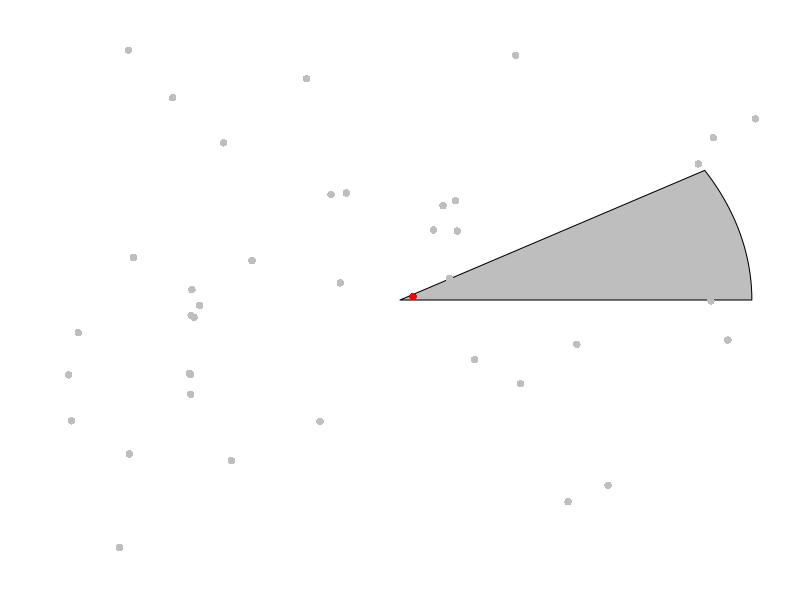
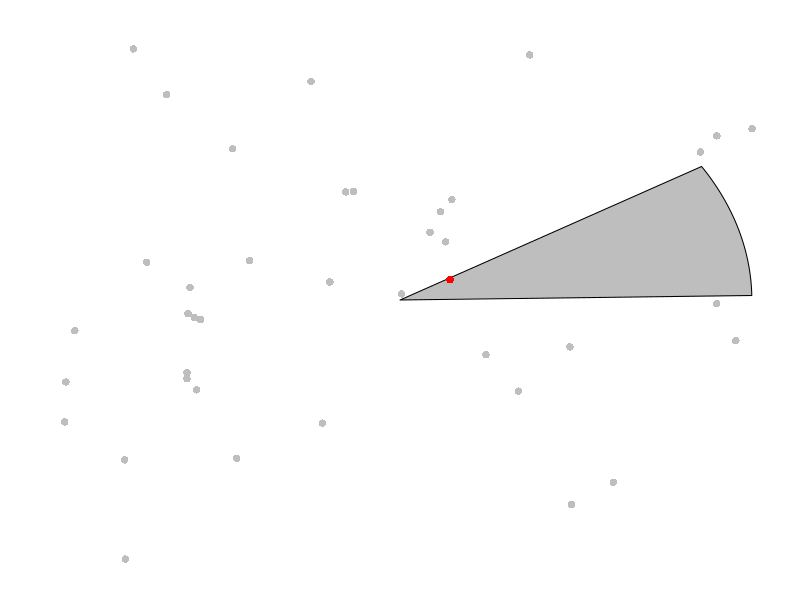
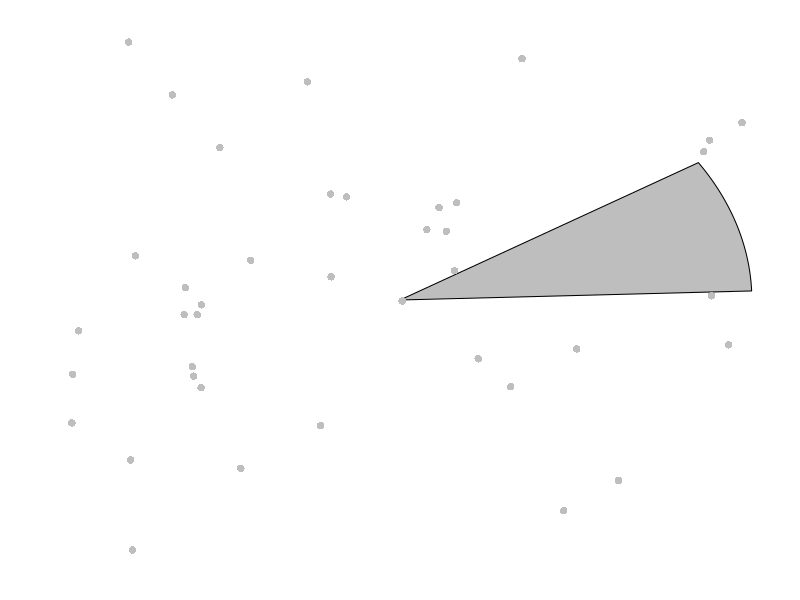
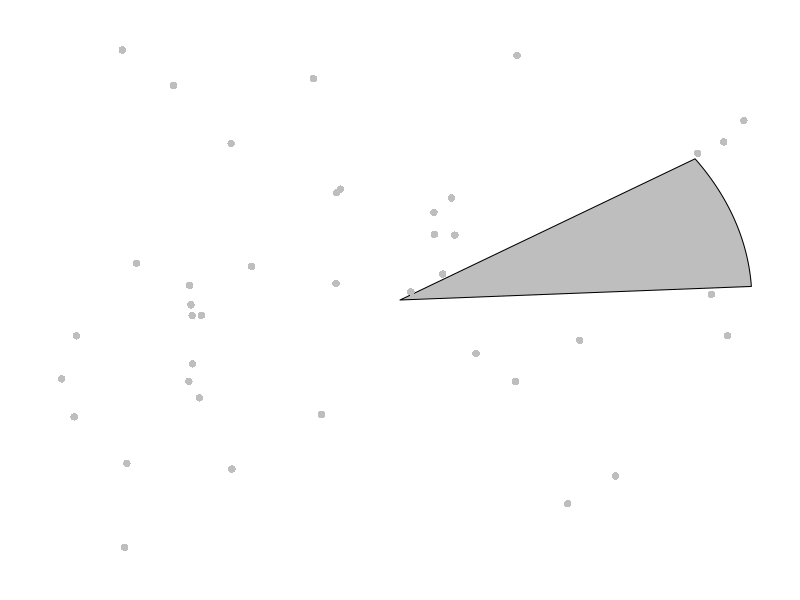
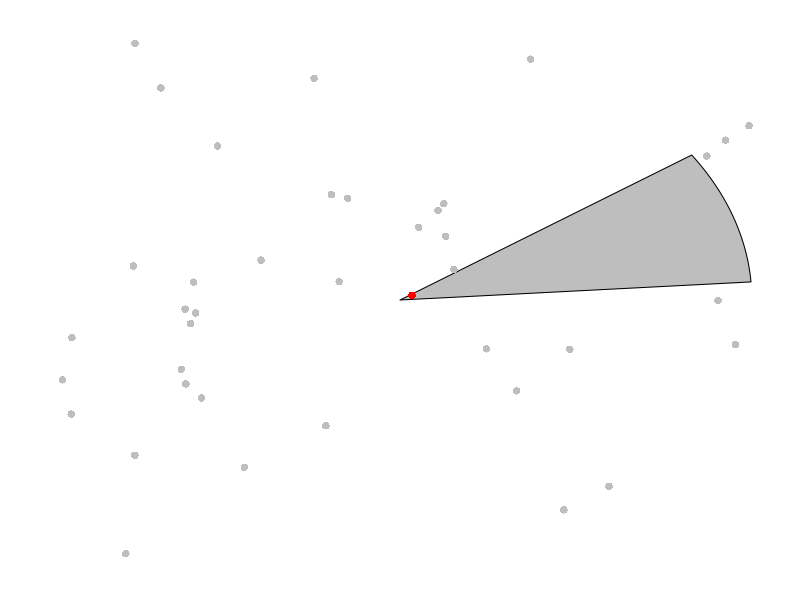
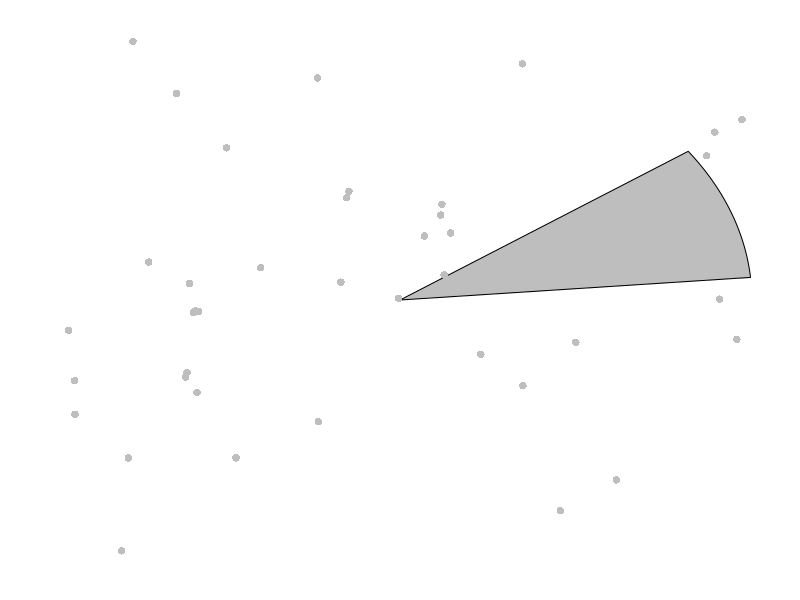
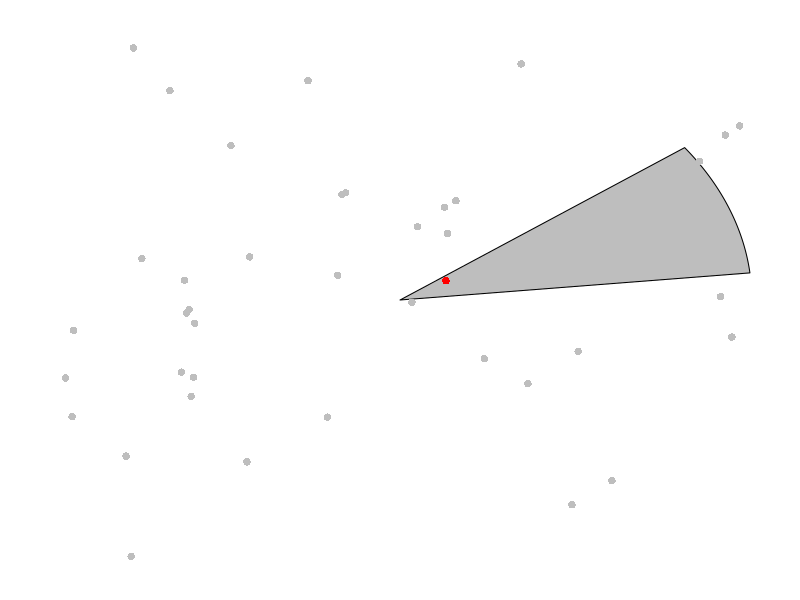
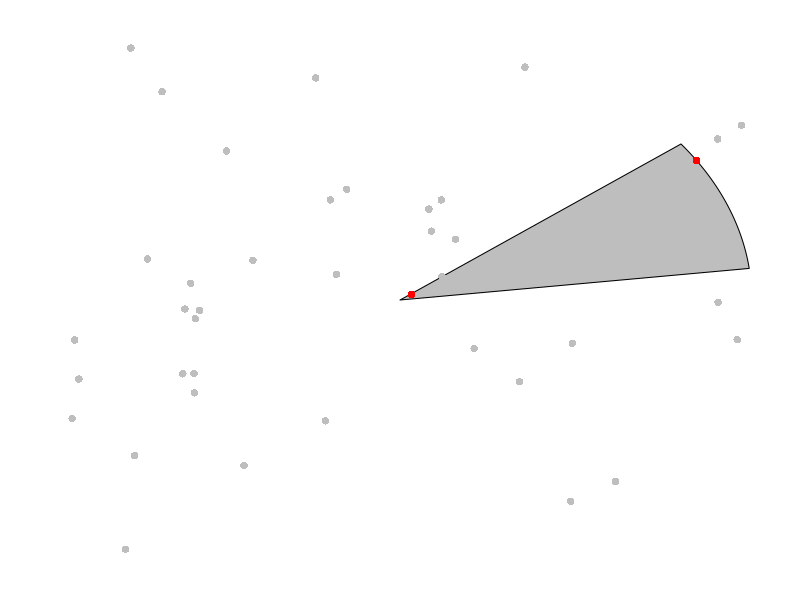

R code for these plots, in order:
## ---- chunk 1
suppressWarnings(suppressPackageStartupMessages(library(circlize)))
## ---- chunk 2
library(circlize)
circular_scan = function(theta, width, r, x, y) {
    theta1 = theta %% 360  # enforce theta in [0, 360)
    theta2 = (theta + width) %% 360
    theta_p = circlize:::as.degree(atan(y/x)) # ranging [-90, 90]
    theta_p = ifelse(x < 0, theta_p + 180, theta_p)
    theta_p = theta_p %% 360
    r_p = sqrt(x^2 + y^2)
    # rotate to put bottom edge at x-axis
    offset = 360 - theta1
    l = (theta_p + offset) %% 360 >= (theta1 + offset) %% 360 &
        (theta_p + offset) %% 360 <= (theta2 + offset) %% 360 &
        r_p <= r

    par(mar = c(1, 1, 1, 1))
    plot(NULL, xlim = c(-r, r), ylim = c(-r, r), axes = FALSE, ann = FALSE)
    draw.sector(start.degree = theta, end.degree = theta + width, rou1 = r, clock.wise = FALSE, col = "grey")
    points(x, y, col = ifelse(l, "red", "grey"), pch = 16)
}

x = runif(40, -2, 2)
y = runif(40, -2, 2)
## ---- chunk 3
for(d in 0:360) circular_scan(d, 30, 2, x + runif(40, -0.05, 0.05), y + runif(40, -0.05, 0.05))
